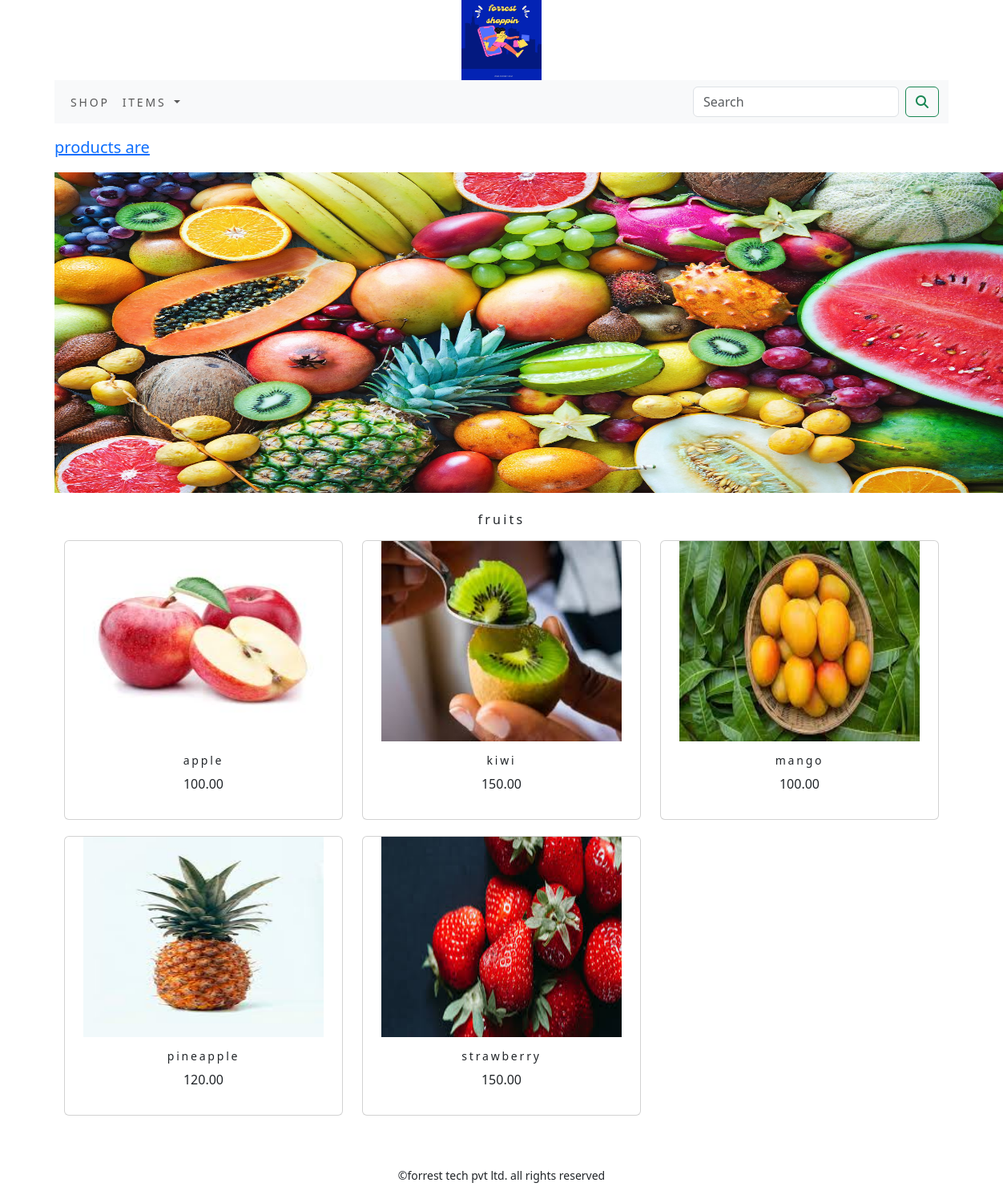
The app's page /shop/fruits/ with its own data.
### shop/models.py (models this page shows, shortened)
class Category(models.Model):
    objects = None
    name=models.CharField(max_length=250,unique=True)
    slug=models.SlugField(max_length=250,unique=True)
    description=models.TextField(blank=True)
    image=models.ImageField(upload_to='primary',unique=True)
    class Meta:
        ordering=('name',)
        verbose_name='category'
        verbose_name_plural='categories'
    def get_url(self):
        return reverse('shop:product_by_category',args=[self.slug])

class Product(models.Model):
    objects = None
    name=models.CharField(max_length=250,unique=True)
    slug=models.SlugField(max_length=250,unique=True)
    description=models.TextField(blank=True)
    price=models.DecimalField(max_digits=10,decimal_places=2)
    category=models.ForeignKey(Category,on_delete=models.CASCADE)
    image=models.ImageField(upload_to='product',blank=True)
    stock=models.IntegerField(blank=True)
    available=models.BooleanField(default=True)
    created=models.DateTimeField(auto_now_add=True)
    updated=models.DateTimeField(auto_now=True)
    def get_url(self):
        return reverse('shop:prodCatdetail',args=[self.category.slug,self.slug])
    class Meta:
        ordering=('name',)
        verbose_name='product'
        verbose_name_plural='products'

### shop/views.py (the view)
# urls.py: path('',views.allProdCat,name='allProdCat'),
def allProdCat(request,c_slug=None):
    c_page=None
    products_list=None
    if c_slug!=None:
        c_page=get_object_or_404(Category,slug=c_slug)
        products_list=Product.objects.all().filter(category=c_page,available=True)
    else:
        products_list=Product.objects.all().filter(available=True)
    paginator =Paginator(products_list,6)
    try:
        page=int(request.GET.get('page','1'))
    except:
        page=1
    try:
        products=paginator.page(page)
    except (EmptyPage,InvalidPage):
        products=paginator.page(paginator.num_pages)
    return render(request,'category.html',{'category':c_page,'products':products})

### cart/context_processors.py (called while the page is built)
def counter(request):
    item_count=0
    if 'admin' in request.path:
        return {}
    else:
        try:
            cart=Cart.objects.filter(cart_id=_cart_id(request))
            car_items=CartItem.objects.all().filter(cart=cart[:1])
            for cart_item in car_items:
                item_count += cart_item.quantity
        except Cart.DoesNotExist:
            item_count =0
    return dict(item_count=item_count)

### cart/views.py (called while the page is built)
def _cart_id(request):
    cart=request.session.session_key
    if not cart:
        cart=request.session.create()
    return cart

### shop/context_processors.py (called while the page is built)
def menu_links(request):
    links=Category.objects.all()
    return dict(links=links)

### templates/category.html (shortened to what this page needs)
{% extends 'base.html' %}
{% load static %}
{% block content %}
{% if category %}
    <div>
      <div class="row my_row_class ">
          <div class="mx-auto" >
        <p><a href="{% url 'shop:allProdCat' %}">products are</a></p>
          </div>
      </div>
    </div>
    {% endif %}
<div class="ma_auto">
    {% if category %}
    <img class="my_image" src="{{category.image.url}}" style="height:400px; width:1200px;" alt="{{category.name">
</div>
    <br>
<div>
    <h1 class="text-center my_title">{{category.name}}</h1>
</div>
{% endif %}
<div class="container">
    <div class="row mx_auto">
        {% for product in products.object_list %}
        <div class="my_bottom_margin col-9 col-sm-12 col-md-4  col-lg-4">
            <div class="card text-center" style="min-width:18rem;">
                <a href="{{product.get_url}}"><img class="card-img-top.my_image" src="{{ product.image.url }}" style="height:250px; width:300px;" alt="{{product.name}}" ></a>
                <div class="card-body">
                    <h4>{{product.name}}</h4>
                    <p>{{product.price}}</p>
                </div>
            </div>
        </div>
        {% endfor %}
    </div>
    <br>
</div>
{% endblock %}

### static/css/custom.css (style rules this page uses)
body { font-family: 'Roboto',sans-serif; }
.my_row_class { padding-top:15px; }
.my_row_class .mx-auto { color:#ooo; font-size:20px; }
.my_title { font-size:16px; text_transform:uppercase; letter-spacing:.2em; }
.my_bottom_margin { margin-bottom:20px; }
.card-body h4 { font-size:14px; text_transform:uppercase; letter-spacing:.2em; }

### records on screen
Category: image (picture), name "fruits"
Product: image (picture), name "apple", price "100.00"
Product: image (picture), name "kiwi", price "150.00"
Product: image (picture), name "mango", price "100.00"
Product: image (picture), name "pineapple", price "120.00"
Product: image (picture), name "strawberry", price "150.00"
